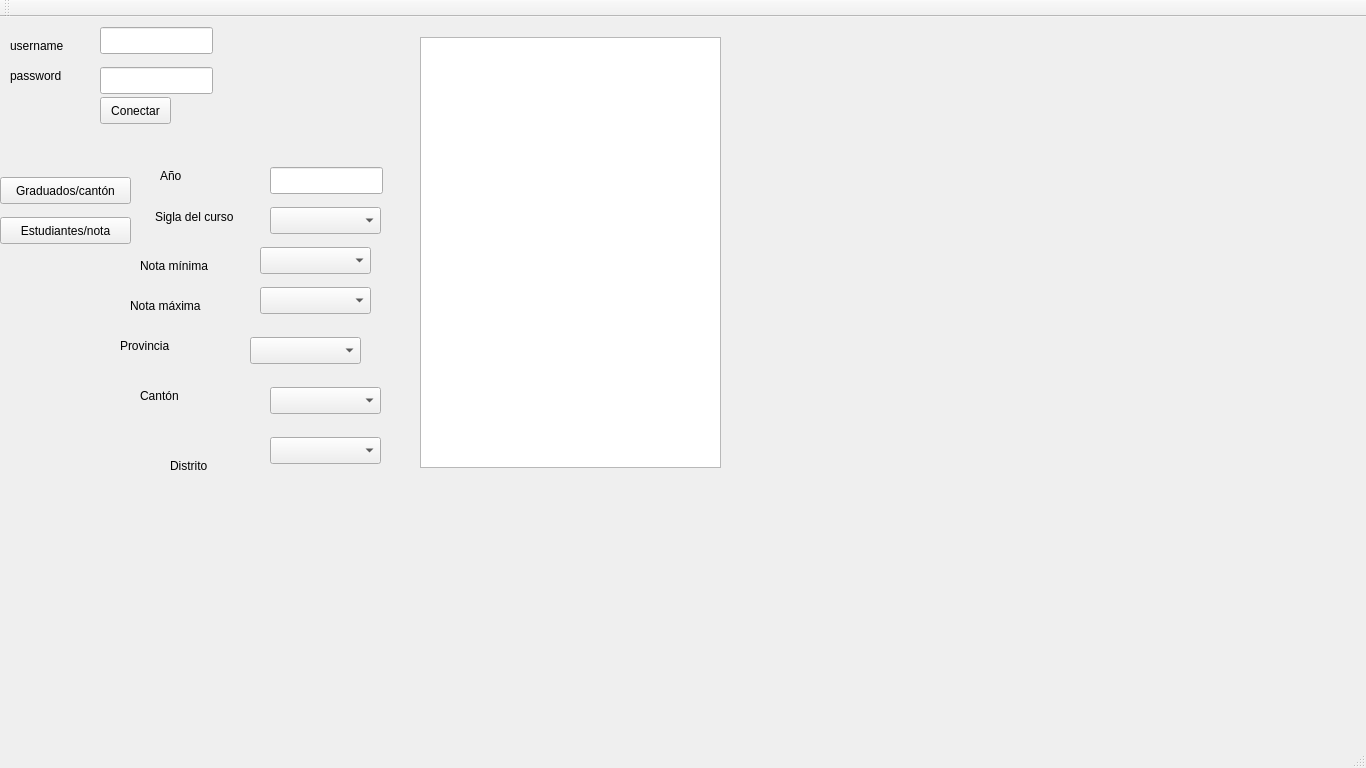
<?xml version="1.0" encoding="UTF-8"?>
<ui version="4.0">
 <class>MainWindow</class>
 <widget class="QMainWindow" name="MainWindow">
  <property name="geometry">
   <rect>
    <x>0</x>
    <y>0</y>
    <width>1366</width>
    <height>768</height>
   </rect>
  </property>
  <property name="minimumSize">
   <size>
    <width>1366</width>
    <height>768</height>
   </size>
  </property>
  <property name="windowTitle">
   <string>MainWindow</string>
  </property>
  <widget class="QWidget" name="centralWidget">
   <widget class="QPushButton" name="button_connect">
    <property name="geometry">
     <rect>
      <x>100</x>
      <y>80</y>
      <width>71</width>
      <height>27</height>
     </rect>
    </property>
    <property name="text">
     <string>Conectar</string>
    </property>
   </widget>
   <widget class="QTextEdit" name="text_output">
    <property name="geometry">
     <rect>
      <x>420</x>
      <y>20</y>
      <width>301</width>
      <height>431</height>
     </rect>
    </property>
   </widget>
   <widget class="QLineEdit" name="edit_ano">
    <property name="geometry">
     <rect>
      <x>270</x>
      <y>150</y>
      <width>113</width>
      <height>27</height>
     </rect>
    </property>
   </widget>
   <widget class="QLabel" name="label_ano">
    <property name="geometry">
     <rect>
      <x>160</x>
      <y>150</y>
      <width>66</width>
      <height>17</height>
     </rect>
    </property>
    <property name="text">
     <string>Año</string>
    </property>
   </widget>
   <widget class="QLabel" name="label_sigla">
    <property name="geometry">
     <rect>
      <x>155</x>
      <y>190</y>
      <width>101</width>
      <height>20</height>
     </rect>
    </property>
    <property name="text">
     <string>Sigla del curso</string>
    </property>
   </widget>
   <widget class="QPushButton" name="button_graduados">
    <property name="geometry">
     <rect>
      <x>0</x>
      <y>160</y>
      <width>131</width>
      <height>27</height>
     </rect>
    </property>
    <property name="text">
     <string>Graduados/cantón</string>
    </property>
   </widget>
   <widget class="QPushButton" name="button_notas">
    <property name="geometry">
     <rect>
      <x>0</x>
      <y>200</y>
      <width>131</width>
      <height>27</height>
     </rect>
    </property>
    <property name="text">
     <string>Estudiantes/nota</string>
    </property>
   </widget>
   <widget class="QLabel" name="label_nota_min">
    <property name="geometry">
     <rect>
      <x>140</x>
      <y>240</y>
      <width>91</width>
      <height>17</height>
     </rect>
    </property>
    <property name="text">
     <string>Nota mínima</string>
    </property>
   </widget>
   <widget class="QLineEdit" name="edit_password">
    <property name="geometry">
     <rect>
      <x>100</x>
      <y>50</y>
      <width>113</width>
      <height>27</height>
     </rect>
    </property>
   </widget>
   <widget class="QLineEdit" name="edit_username">
    <property name="geometry">
     <rect>
      <x>100</x>
      <y>10</y>
      <width>113</width>
      <height>27</height>
     </rect>
    </property>
   </widget>
   <widget class="QLabel" name="label_username">
    <property name="geometry">
     <rect>
      <x>10</x>
      <y>20</y>
      <width>66</width>
      <height>17</height>
     </rect>
    </property>
    <property name="text">
     <string>username</string>
    </property>
   </widget>
   <widget class="QLabel" name="label_password">
    <property name="geometry">
     <rect>
      <x>10</x>
      <y>50</y>
      <width>66</width>
      <height>17</height>
     </rect>
    </property>
    <property name="text">
     <string>password</string>
    </property>
   </widget>
   <widget class="QComboBox" name="dropdown_sigla">
    <property name="geometry">
     <rect>
      <x>270</x>
      <y>190</y>
      <width>111</width>
      <height>27</height>
     </rect>
    </property>
   </widget>
   <widget class="QComboBox" name="dropdown_canton">
    <property name="geometry">
     <rect>
      <x>270</x>
      <y>370</y>
      <width>111</width>
      <height>27</height>
     </rect>
    </property>
   </widget>
   <widget class="QComboBox" name="dropdown_distrito">
    <property name="geometry">
     <rect>
      <x>270</x>
      <y>420</y>
      <width>111</width>
      <height>27</height>
     </rect>
    </property>
   </widget>
   <widget class="QLabel" name="label_distrito">
    <property name="geometry">
     <rect>
      <x>170</x>
      <y>440</y>
      <width>66</width>
      <height>17</height>
     </rect>
    </property>
    <property name="text">
     <string>Distrito</string>
    </property>
   </widget>
   <widget class="QLabel" name="label_canton">
    <property name="geometry">
     <rect>
      <x>140</x>
      <y>370</y>
      <width>66</width>
      <height>17</height>
     </rect>
    </property>
    <property name="text">
     <string>Cantón</string>
    </property>
   </widget>
   <widget class="QLabel" name="label_provincia">
    <property name="geometry">
     <rect>
      <x>120</x>
      <y>320</y>
      <width>66</width>
      <height>17</height>
     </rect>
    </property>
    <property name="text">
     <string>Provincia</string>
    </property>
   </widget>
   <widget class="QComboBox" name="dropdown_provincia">
    <property name="geometry">
     <rect>
      <x>250</x>
      <y>320</y>
      <width>111</width>
      <height>27</height>
     </rect>
    </property>
   </widget>
   <widget class="QComboBox" name="dropdown_nota_min">
    <property name="geometry">
     <rect>
      <x>260</x>
      <y>230</y>
      <width>111</width>
      <height>27</height>
     </rect>
    </property>
   </widget>
   <widget class="QComboBox" name="dropdown_nota_max">
    <property name="geometry">
     <rect>
      <x>260</x>
      <y>270</y>
      <width>111</width>
      <height>27</height>
     </rect>
    </property>
   </widget>
   <widget class="QLabel" name="label_nota_max">
    <property name="geometry">
     <rect>
      <x>130</x>
      <y>280</y>
      <width>91</width>
      <height>17</height>
     </rect>
    </property>
    <property name="text">
     <string>Nota máxima</string>
    </property>
   </widget>
  </widget>
  <widget class="QToolBar" name="mainToolBar">
   <attribute name="toolBarArea">
    <enum>TopToolBarArea</enum>
   </attribute>
   <attribute name="toolBarBreak">
    <bool>false</bool>
   </attribute>
  </widget>
  <widget class="QStatusBar" name="statusBar"/>
  <widget class="QMenuBar" name="menuBar">
   <property name="geometry">
    <rect>
     <x>0</x>
     <y>0</y>
     <width>1366</width>
     <height>25</height>
    </rect>
   </property>
  </widget>
 </widget>
 <layoutdefault spacing="6" margin="11"/>
 <resources/>
 <connections>
  <connection>
   <sender>button_connect</sender>
   <signal>clicked()</signal>
   <receiver>MainWindow</receiver>
   <slot>connect()</slot>
   <hints>
    <hint type="sourcelabel">
     <x>170</x>
     <y>144</y>
    </hint>
    <hint type="destinationlabel">
     <x>324</x>
     <y>67</y>
    </hint>
   </hints>
  </connection>
  <connection>
   <sender>button_graduados</sender>
   <signal>clicked()</signal>
   <receiver>MainWindow</receiver>
   <slot>graduados_canton()</slot>
   <hints>
    <hint type="sourcelabel">
     <x>82</x>
     <y>224</y>
    </hint>
    <hint type="destinationlabel">
     <x>159</x>
     <y>286</y>
    </hint>
   </hints>
  </connection>
  <connection>
   <sender>button_notas</sender>
   <signal>clicked()</signal>
   <receiver>MainWindow</receiver>
   <slot>nota_curso_limitada()</slot>
   <hints>
    <hint type="sourcelabel">
     <x>109</x>
     <y>255</y>
    </hint>
    <hint type="destinationlabel">
     <x>180</x>
     <y>356</y>
    </hint>
   </hints>
  </connection>
  <connection>
   <sender>dropdown_provincia</sender>
   <signal>activated(QString)</signal>
   <receiver>MainWindow</receiver>
   <slot>fill_list_canton()</slot>
   <hints>
    <hint type="sourcelabel">
     <x>329</x>
     <y>330</y>
    </hint>
    <hint type="destinationlabel">
     <x>379</x>
     <y>341</y>
    </hint>
   </hints>
  </connection>
  <connection>
   <sender>dropdown_provincia</sender>
   <signal>currentIndexChanged(QString)</signal>
   <receiver>MainWindow</receiver>
   <slot>fill_list_canton()</slot>
   <hints>
    <hint type="sourcelabel">
     <x>337</x>
     <y>327</y>
    </hint>
    <hint type="destinationlabel">
     <x>396</x>
     <y>311</y>
    </hint>
   </hints>
  </connection>
  <connection>
   <sender>dropdown_canton</sender>
   <signal>activated(QString)</signal>
   <receiver>MainWindow</receiver>
   <slot>fill_list_distrito()</slot>
   <hints>
    <hint type="sourcelabel">
     <x>361</x>
     <y>380</y>
    </hint>
    <hint type="destinationlabel">
     <x>402</x>
     <y>379</y>
    </hint>
   </hints>
  </connection>
  <connection>
   <sender>dropdown_canton</sender>
   <signal>currentIndexChanged(QString)</signal>
   <receiver>MainWindow</receiver>
   <slot>fill_list_distrito()</slot>
   <hints>
    <hint type="sourcelabel">
     <x>365</x>
     <y>392</y>
    </hint>
    <hint type="destinationlabel">
     <x>387</x>
     <y>400</y>
    </hint>
   </hints>
  </connection>
 </connections>
 <slots>
  <slot>connect()</slot>
  <slot>create_tables()</slot>
  <slot>graduados_canton()</slot>
  <slot>nota_curso_limitada()</slot>
  <slot>fill_list_canton()</slot>
  <slot>fill_list_distrito()</slot>
 </slots>
</ui>
